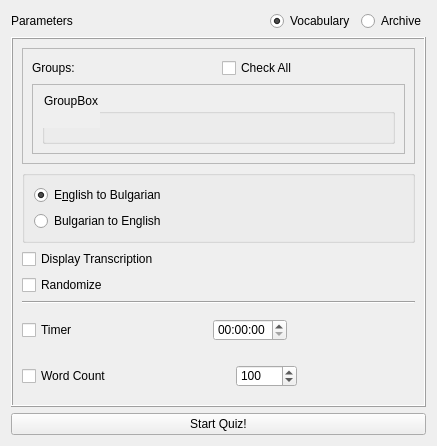
<?xml version="1.0" encoding="UTF-8"?>
<ui version="4.0">
 <class>QuizParametersWidget</class>
 <widget class="QWidget" name="QuizParametersWidget">
  <property name="geometry">
   <rect>
    <x>0</x>
    <y>0</y>
    <width>437</width>
    <height>348</height>
   </rect>
  </property>
  <property name="windowTitle">
   <string>Quiz Parameters</string>
  </property>
  <property name="styleSheet">
   <string notr="true">QGroupBox::title {
    padding-bottom: 20px;
}</string>
  </property>
  <layout class="QVBoxLayout" name="verticalLayout_4">
   <item>
    <layout class="QHBoxLayout" name="horizontalLayout_4">
     <item>
      <widget class="QLabel" name="label">
       <property name="text">
        <string>Parameters</string>
       </property>
      </widget>
     </item>
     <item>
      <spacer name="horizontalSpacer_3">
       <property name="orientation">
        <enum>Qt::Horizontal</enum>
       </property>
       <property name="sizeHint" stdset="0">
        <size>
         <width>37</width>
         <height>17</height>
        </size>
       </property>
      </spacer>
     </item>
     <item>
      <widget class="QRadioButton" name="rbVocabulary">
       <property name="text">
        <string>Vocabulary</string>
       </property>
       <property name="checked">
        <bool>true</bool>
       </property>
      </widget>
     </item>
     <item>
      <widget class="QRadioButton" name="rbArchive">
       <property name="text">
        <string>Archive</string>
       </property>
      </widget>
     </item>
    </layout>
   </item>
   <item>
    <widget class="QFrame" name="frame">
     <property name="accessibleName">
      <string/>
     </property>
     <property name="frameShape">
      <enum>QFrame::Box</enum>
     </property>
     <property name="frameShadow">
      <enum>QFrame::Raised</enum>
     </property>
     <layout class="QVBoxLayout" name="verticalLayout">
      <item>
       <widget class="QFrame" name="frame_2">
        <property name="sizePolicy">
         <sizepolicy hsizetype="Preferred" vsizetype="Preferred">
          <horstretch>0</horstretch>
          <verstretch>5</verstretch>
         </sizepolicy>
        </property>
        <property name="frameShape">
         <enum>QFrame::StyledPanel</enum>
        </property>
        <property name="frameShadow">
         <enum>QFrame::Raised</enum>
        </property>
        <layout class="QVBoxLayout" name="verticalLayout_2">
         <item>
          <layout class="QHBoxLayout" name="horizontalLayout" stretch="0,0">
           <item>
            <widget class="QLabel" name="label_2">
             <property name="text">
              <string>Groups:</string>
             </property>
            </widget>
           </item>
           <item>
            <widget class="QCheckBox" name="checkAll">
             <property name="text">
              <string>Check All</string>
             </property>
            </widget>
           </item>
          </layout>
         </item>
         <item>
          <widget class="QScrollArea" name="scrollArea">
           <property name="widgetResizable">
            <bool>true</bool>
           </property>
           <widget class="QWidget" name="scrollAreaContent">
            <property name="geometry">
             <rect>
              <x>0</x>
              <y>0</y>
              <width>368</width>
              <height>30</height>
             </rect>
            </property>
            <layout class="QVBoxLayout" name="verticalLayout_5">
             <item>
              <widget class="QGroupBox" name="grpGroups">
               <property name="title">
                <string>GroupBox</string>
               </property>
              </widget>
             </item>
            </layout>
           </widget>
          </widget>
         </item>
        </layout>
       </widget>
      </item>
      <item>
       <widget class="QGroupBox" name="groupBox">
        <property name="sizePolicy">
         <sizepolicy hsizetype="Preferred" vsizetype="Preferred">
          <horstretch>2</horstretch>
          <verstretch>0</verstretch>
         </sizepolicy>
        </property>
        <property name="accessibleName">
         <string/>
        </property>
        <property name="title">
         <string/>
        </property>
        <layout class="QVBoxLayout" name="verticalLayout_3">
         <item>
          <widget class="QRadioButton" name="rbFirst2Second">
           <property name="text">
            <string>E&amp;nglish to Bulgarian</string>
           </property>
           <property name="checked">
            <bool>true</bool>
           </property>
          </widget>
         </item>
         <item>
          <widget class="QRadioButton" name="rbSecond2First">
           <property name="text">
            <string>Bulgarian to English</string>
           </property>
          </widget>
         </item>
        </layout>
       </widget>
      </item>
      <item>
       <widget class="QCheckBox" name="chkDisplayTranscription">
        <property name="text">
         <string>Display Transcription</string>
        </property>
       </widget>
      </item>
      <item>
       <widget class="QCheckBox" name="chkRandomize">
        <property name="sizePolicy">
         <sizepolicy hsizetype="Minimum" vsizetype="Fixed">
          <horstretch>0</horstretch>
          <verstretch>2</verstretch>
         </sizepolicy>
        </property>
        <property name="text">
         <string>Randomize</string>
        </property>
       </widget>
      </item>
      <item>
       <widget class="Line" name="line">
        <property name="orientation">
         <enum>Qt::Horizontal</enum>
        </property>
       </widget>
      </item>
      <item>
       <layout class="QHBoxLayout" name="horizontalLayout_3">
        <item>
         <widget class="QCheckBox" name="chkTimer">
          <property name="text">
           <string>Timer</string>
          </property>
         </widget>
        </item>
        <item>
         <widget class="QFrame" name="frmTime">
          <layout class="QHBoxLayout" name="horizontalLayout_2">
           <item>
            <spacer name="horizontalSpacer">
             <property name="orientation">
              <enum>Qt::Horizontal</enum>
             </property>
             <property name="sizeHint" stdset="0">
              <size>
               <width>62</width>
               <height>17</height>
              </size>
             </property>
            </spacer>
           </item>
           <item>
            <widget class="QTimeEdit" name="teTimer"/>
           </item>
           <item>
            <spacer name="horizontalSpacer_2">
             <property name="orientation">
              <enum>Qt::Horizontal</enum>
             </property>
             <property name="sizeHint" stdset="0">
              <size>
               <width>61</width>
               <height>20</height>
              </size>
             </property>
            </spacer>
           </item>
          </layout>
         </widget>
        </item>
       </layout>
      </item>
      <item>
       <layout class="QHBoxLayout" name="horizontalLayout_5">
        <item>
         <widget class="QCheckBox" name="chkWordCount">
          <property name="text">
           <string>Word Count</string>
          </property>
         </widget>
        </item>
        <item>
         <widget class="QFrame" name="frmWordCount">
          <property name="frameShape">
           <enum>QFrame::NoFrame</enum>
          </property>
          <property name="frameShadow">
           <enum>QFrame::Plain</enum>
          </property>
          <layout class="QHBoxLayout" name="horizontalLayout_6">
           <item>
            <spacer name="horizontalSpacer_4">
             <property name="orientation">
              <enum>Qt::Horizontal</enum>
             </property>
             <property name="sizeHint" stdset="0">
              <size>
               <width>40</width>
               <height>20</height>
              </size>
             </property>
            </spacer>
           </item>
           <item>
            <widget class="QSpinBox" name="spWordCount">
             <property name="maximum">
              <number>10000</number>
             </property>
             <property name="value">
              <number>100</number>
             </property>
            </widget>
           </item>
           <item>
            <spacer name="horizontalSpacer_5">
             <property name="orientation">
              <enum>Qt::Horizontal</enum>
             </property>
             <property name="sizeHint" stdset="0">
              <size>
               <width>100</width>
               <height>20</height>
              </size>
             </property>
            </spacer>
           </item>
          </layout>
         </widget>
        </item>
       </layout>
      </item>
     </layout>
    </widget>
   </item>
   <item>
    <widget class="QPushButton" name="btnStartQuiz">
     <property name="text">
      <string>Start Quiz!</string>
     </property>
    </widget>
   </item>
   <item>
    <spacer name="verticalSpacer">
     <property name="orientation">
      <enum>Qt::Vertical</enum>
     </property>
     <property name="sizeHint" stdset="0">
      <size>
       <width>20</width>
       <height>150</height>
      </size>
     </property>
    </spacer>
   </item>
  </layout>
 </widget>
 <resources/>
 <connections/>
</ui>
